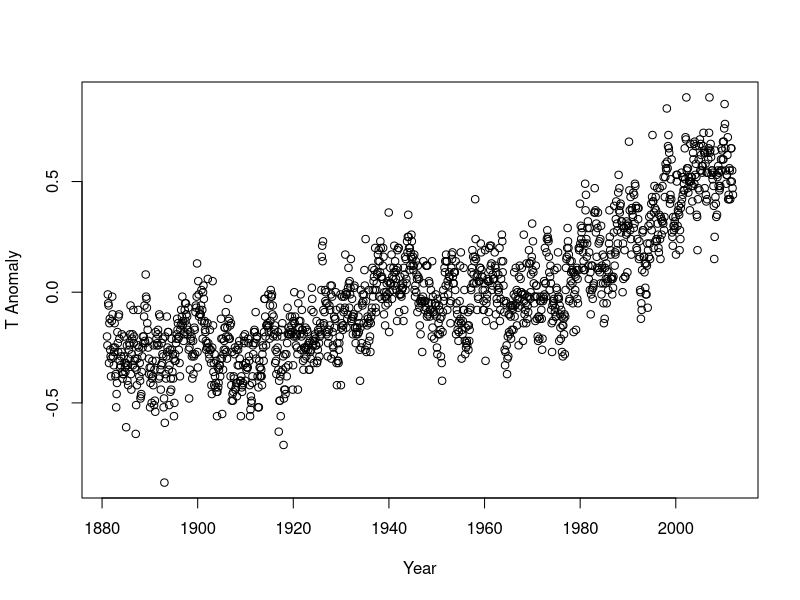
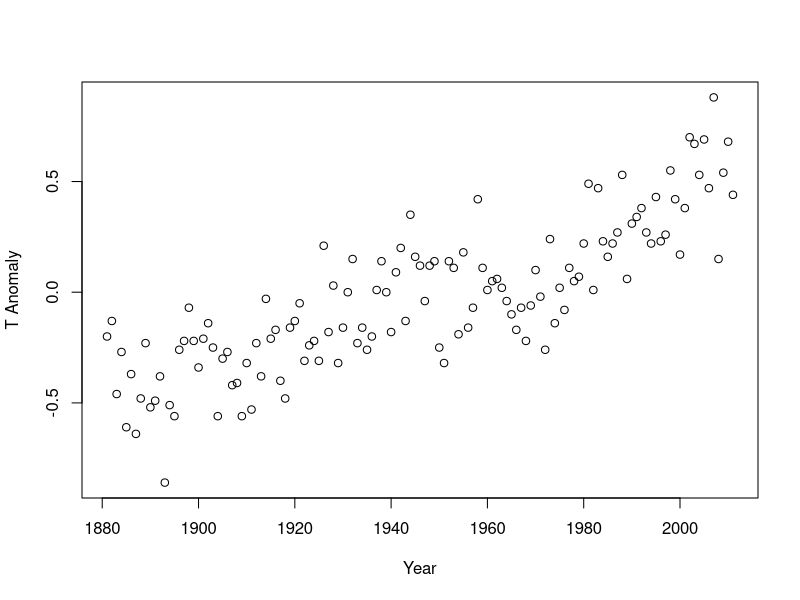
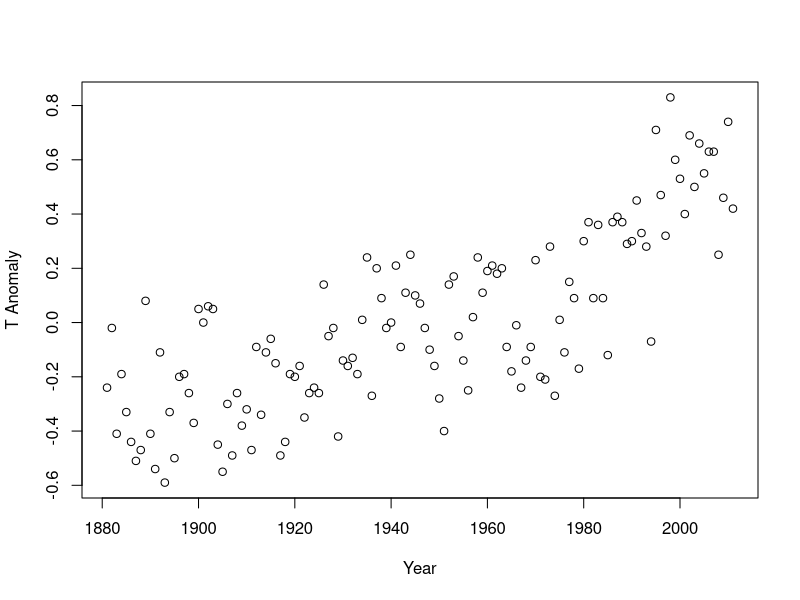
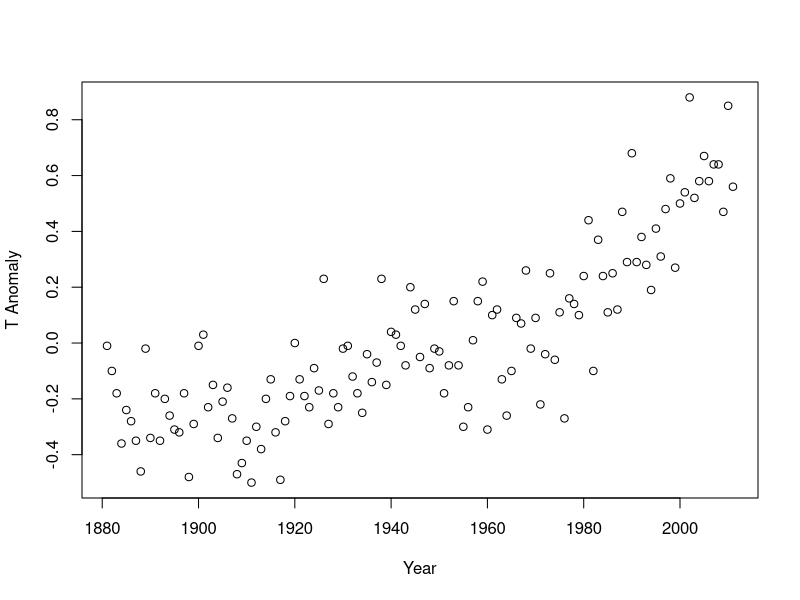
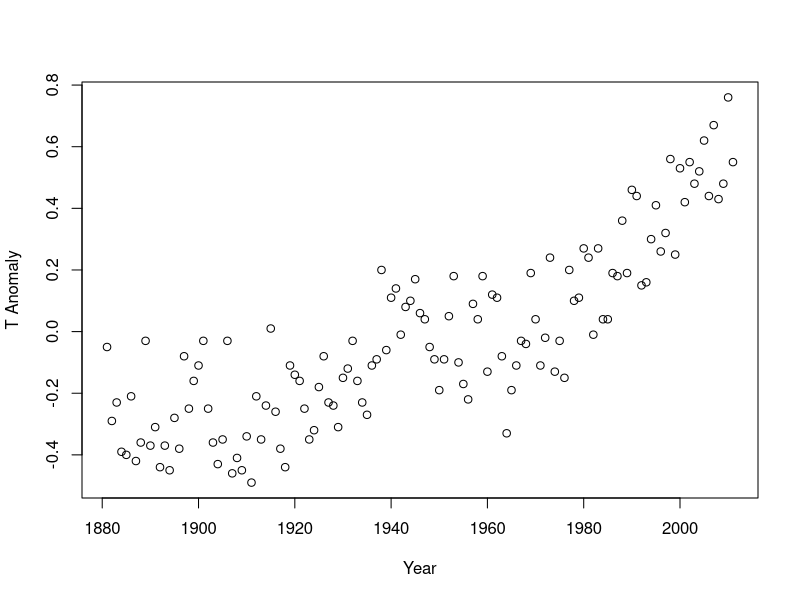
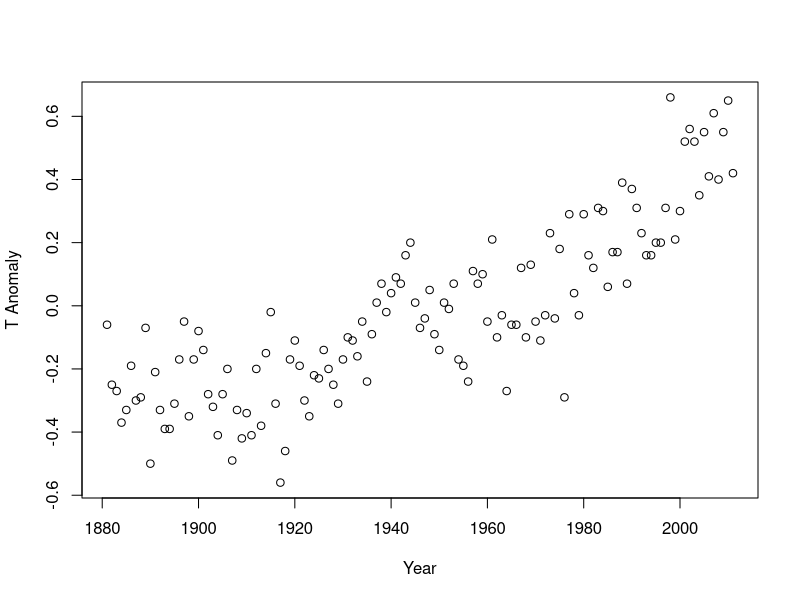
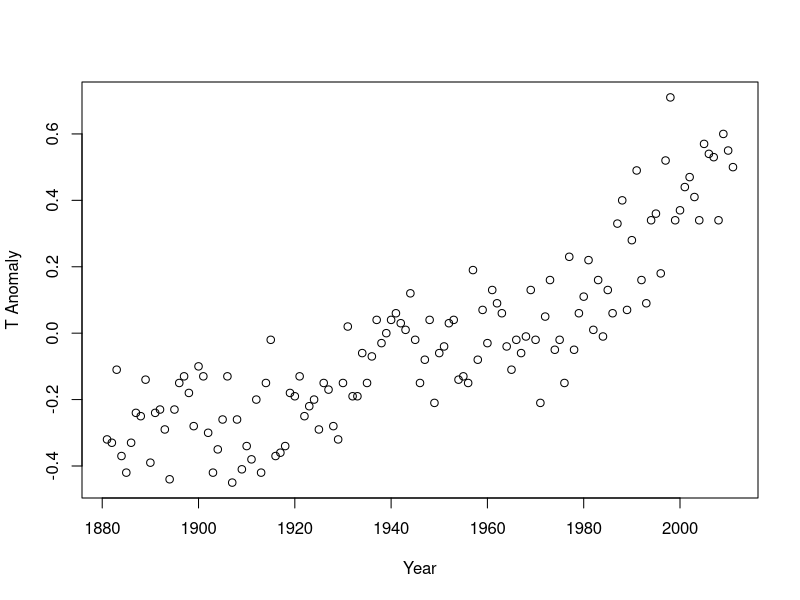
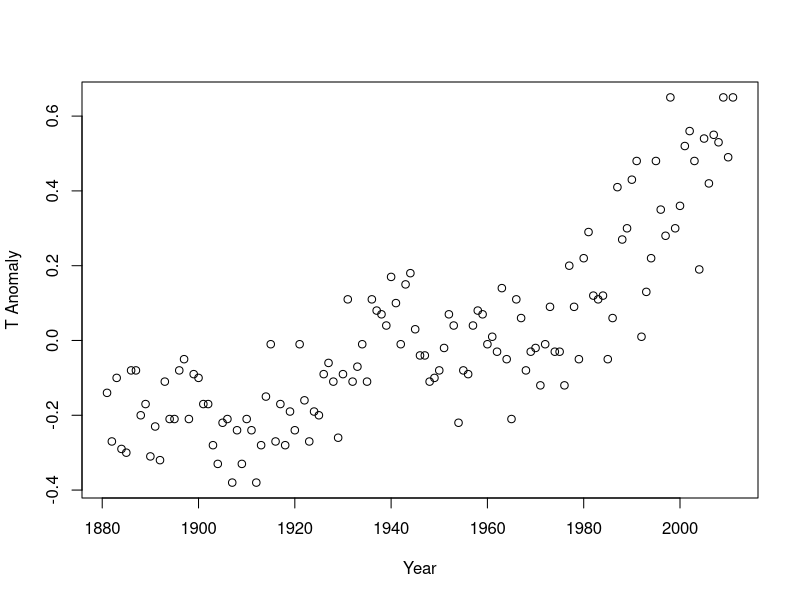

Here is the R script that generated these plots, in order:
## ---- chunk 1
knitr::opts_chunk$set(echo = TRUE)
library(png)
library(grid)
## ---- chunk 2
for (i in 1:12) {
  print(i)
}
## ---- chunk 3
giss = read.csv("giss_temp.csv")
## ---- chunk 4
plot(giss$DecDate, giss$TempAnom,
     xlab="Year", ylab="T Anomaly")
## ---- chunk 5
for (i in 1:12) {
  monthID = which(giss$Month == i)
  plot(giss$Year[monthID], giss$TempAnom[monthID],
     xlab="Year", ylab="T Anomaly")
}
## ---- chunk 6
month.abb
